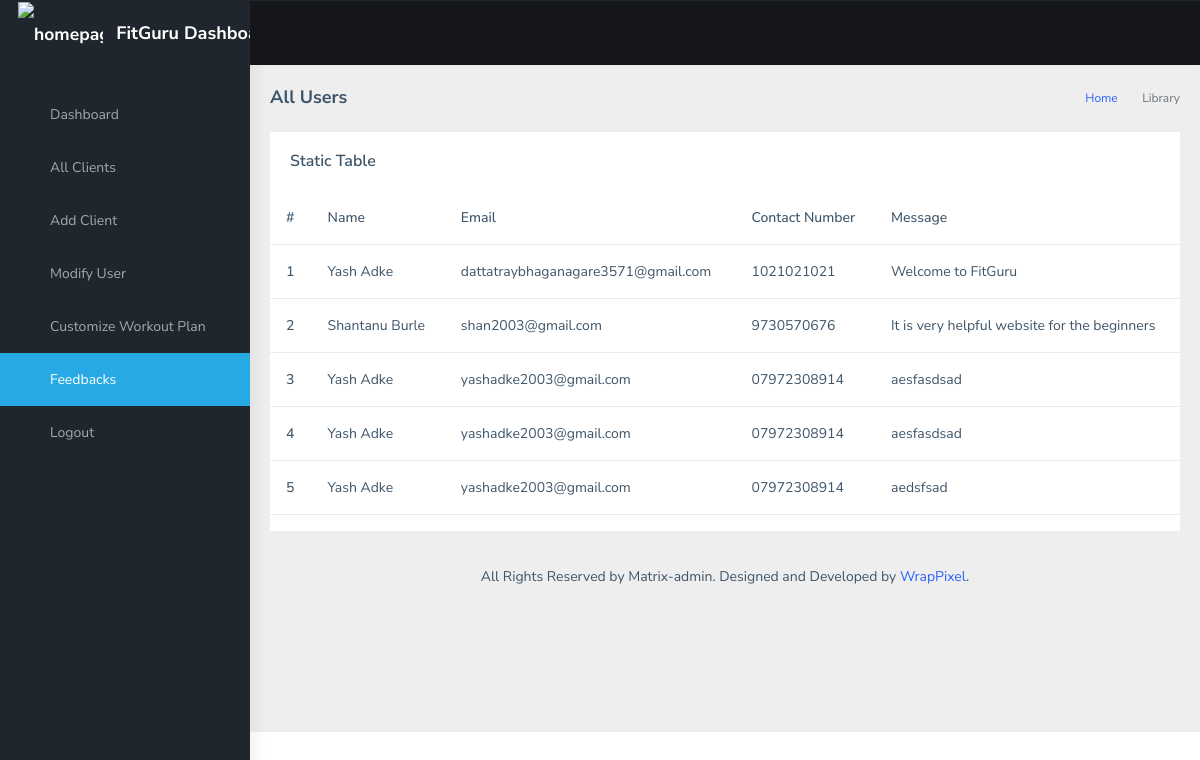
/feedbacks/, run on the app's committed database.
### application/models.py (models this page shows, shortened)
class enquiry_table(models.Model):
    name = models.CharField(max_length=255)
    email = models.EmailField(max_length=255)
    phone = models.CharField(max_length=10)
    message = models.TextField()

### application/views.py (the view)
# urls.py: path('feedbacks/', views.feedbacks, name='feedbacks'),
def feedbacks(request):
    info = enquiry_table.objects.all()
    data = {'information':info}
    return render(request, 'admin_dashboard/html/feedbacks.html',data)

### templates/admin_dashboard/html/feedbacks.html (shortened to what this page needs)
{% load static %}
<!DOCTYPE html>
<html dir="ltr" lang="en">
  <head>
    <link href="{% static 'dashboard/assets/libs/flot/css/float-chart.css' %}" rel="stylesheet" />
    <link href="{% static 'dashboard/dist/css/style.min.css' %}" rel="stylesheet" />
  </head>
  <body>
    <div
      id="main-wrapper"
      data-layout="vertical"
      data-navbarbg="skin5"
      data-sidebartype="full"
      data-sidebar-position="absolute"
      data-header-position="absolute"
      data-boxed-layout="full"
    >
    <header class="topbar" data-navbarbg="skin5">
      <nav class="navbar top-navbar navbar-expand-md navbar-dark">
        <div class="navbar-header" data-logobg="skin5">
          <a class="navbar-brand" href="index.html">
            <b class="logo-icon ps-2">
              <img
                src="{% static 'assets/img/logo.jpg' %}"
                alt="homepage"
                class="light-logo"
                width="25"
              />
            </b>
            <span class="logo-text ms-2">
               <h4 style="padding-top:10px;">FitGuru Dashboard</h4>
            </span>
          </a>
        </div>
        <div
          class="navbar-collapse collapse"
          id="navbarSupportedContent"
          data-navbarbg="skin5"
        >
          <ul class="navbar-nav float-start me-auto">
            <li class="nav-item d-none d-lg-block">
              <a
                class="nav-link sidebartoggler waves-effect waves-light"
                href="javascript:void(0)"
                data-sidebartype="mini-sidebar"
                ><i class="mdi mdi-menu font-24"></i
              ></a>
            </li>
          </ul>
        </div>
      </nav>
    </header>
    <aside class="left-sidebar" data-sidebarbg="skin5">
      <div class="scroll-sidebar">
        <nav class="sidebar-nav">
          <ul id="sidebarnav" class="pt-4">
            <li class="sidebar-item">
              <a
                class="sidebar-link waves-effect waves-dark sidebar-link"
                href="{% url 'dashboard' %}"
                aria-expanded="false"
                ><i class="mdi mdi-view-dashboard"></i
                ><span class="hide-menu">Dashboard</span></a
              >
            </li>
            <li class="sidebar-item">
              <a class="sidebar-link waves-effect waves-dark sidebar-link"
                href="{% url 'alluser' %}"
                aria-expanded="false"
                ><i class="mdi mdi-chart-bar"></i
                ><span class="hide-menu">All Clients</span></a>
            </li>
            <li class="sidebar-item">
              <a class="sidebar-link waves-effect waves-dark sidebar-link"
                href="{% url 'adduser' %}"
                aria-expanded="false"
                ><i class="mdi mdi-chart-bar"></i
                ><span class="hide-menu">Add Client</span></a>
            </li>
            <li class="sidebar-item">
              <a
                class="sidebar-link waves-effect waves-dark sidebar-link"
                href="{% url 'modifyuser' %}"
                aria-expanded="false"
                ><i class="mdi mdi-chart-bubble"></i
                ><span class="hide-menu">Modify User</span></a
              >
            </li>
            <li class="sidebar-item">
              <a
                class="sidebar-link waves-effect waves-dark sidebar-link"
                href="{% url 'precustomplan' %}"
                aria-expanded="false"
                ><i class="mdi mdi-blur-linear"></i
                ><span class="hide-menu">Customize Workout Plan </span></a
              >
            </li>
            <li class="sidebar-item">
              <a
                class="sidebar-link waves-effect waves-dark sidebar-link"
                href="{% url 'feedbacks' %}"
                aria-expanded="false"
                ><i class="mdi mdi-blur-linear"></i
                ><span class="hide-menu">Feedbacks </span></a
              >
            </li>
            <li class="sidebar-item">
              <a
                class="sidebar-link waves-effect waves-dark sidebar-link"
                href="{% url 'logout' %}"
                aria-expanded="false"
                ><i class="mdi mdi-relative-scale"></i
                ><span class="hide-menu">Logout</span></a
              >
            </li>
        </nav>
      </div>
    </aside>
      <div class="page-wrapper">
        <div class="page-breadcrumb">
          <div class="row">
            <div class="col-12 d-flex no-block align-items-center">
              <h4 class="page-title">All Users</h4>
              <div class="ms-auto text-end">
                <nav aria-label="breadcrumb">
                  <ol class="breadcrumb">
                    <li class="breadcrumb-item"><a href="#">Home</a></li>
                    <li class="breadcrumb-item active" aria-current="page">
                      Library
                    </li>
                  </ol>
                </nav>
              </div>
            </div>
          </div>
        </div>
        <div class="container-fluid">
            <div class="row">
              <div class="col-12">
                <div class="card">
                  <div class="card-body">
                    <h5 class="card-title mb-0">Static Table</h5>
                  </div>
                  <table class="table">
                    <thead>
                      <tr>
                        <th scope="col">#</th>
                        <th scope="col">Name</th>
                        <th scope="col">Email</th>
                        <th scope="col">Contact Number</th>
                        <th scope="col">Message</th>
                      </tr>
                    </thead>
                    <tbody>
                        {% for x in information %}
                        <tr>
                        <th scope="row">{{ forloop.counter }}</th>
                        <td>{{ x.name }} </td>
                        <td>{{ x.email }}</td>
                        <td>{{ x.phone }}</td>
                        <td>{{ x.message }}</td>
                        </tr>
                    {%  endfor %}
                  </tbody>
                  </table>
                </div>
        <footer class="footer text-center">
          All Rights Reserved by Matrix-admin. Designed and Developed by
          <a href="https://www.wrappixel.com">WrapPixel</a>.
        </footer>
      </div>
    </div>
  </body>
</html>

### data on the page
enquiry_table: name "Yash Adke", email "dattatraybhaganagare3571@gmail.com", phone "1021021021", message "Welcome to FitGuru"
enquiry_table: name "Shantanu Burle", email "shan2003@gmail.com", phone "9730570676", message "It is very helpful website for the beginners"
enquiry_table: name "Yash Adke", email "yashadke2003@gmail.com", phone "07972308914", message "aesfasdsad"
enquiry_table: name "Yash Adke", email "yashadke2003@gmail.com", phone "07972308914", message "aesfasdsad"
enquiry_table: name "Yash Adke", email "yashadke2003@gmail.com", phone "07972308914", message "aedsfsad"
